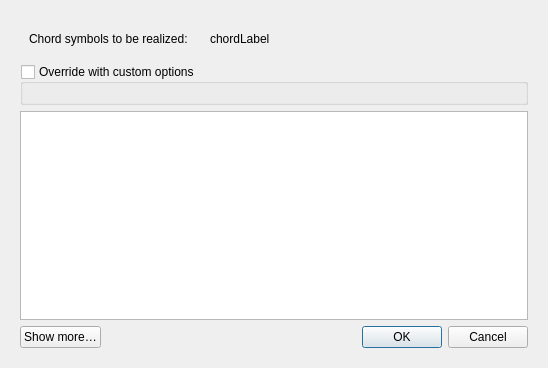
<?xml version="1.0" encoding="UTF-8"?>
<ui version="4.0">
 <class>RealizeHarmonyDialogBase</class>
 <widget class="QDialog" name="RealizeHarmonyDialogBase">
  <property name="geometry">
   <rect>
    <x>0</x>
    <y>0</y>
    <width>548</width>
    <height>368</height>
   </rect>
  </property>
  <property name="windowTitle">
   <string>Realize chord symbols</string>
  </property>
  <property name="toolTip">
   <string>Convert chord symbols into notes</string>
  </property>
  <layout class="QVBoxLayout" name="verticalLayout_3">
   <item>
    <widget class="QWidget" name="widget" native="true">
     <layout class="QVBoxLayout" name="verticalLayout_2">
      <item>
       <widget class="QWidget" name="widget_2" native="true">
        <property name="sizePolicy">
         <sizepolicy hsizetype="Preferred" vsizetype="Fixed">
          <horstretch>0</horstretch>
          <verstretch>0</verstretch>
         </sizepolicy>
        </property>
        <layout class="QHBoxLayout" name="horizontalLayout">
         <item>
          <widget class="QLabel" name="label">
           <property name="sizePolicy">
            <sizepolicy hsizetype="Fixed" vsizetype="Fixed">
             <horstretch>0</horstretch>
             <verstretch>0</verstretch>
            </sizepolicy>
           </property>
           <property name="text">
            <string>Chord symbols to be realized:</string>
           </property>
           <property name="alignment">
            <set>Qt::AlignLeading|Qt::AlignLeft|Qt::AlignTop</set>
           </property>
          </widget>
         </item>
         <item>
          <spacer name="horizontalSpacer_2">
           <property name="orientation">
            <enum>Qt::Horizontal</enum>
           </property>
           <property name="sizeType">
            <enum>QSizePolicy::Fixed</enum>
           </property>
           <property name="sizeHint" stdset="0">
            <size>
             <width>16</width>
             <height>20</height>
            </size>
           </property>
          </spacer>
         </item>
         <item>
          <widget class="QLabel" name="chordLabel">
           <property name="sizePolicy">
            <sizepolicy hsizetype="Preferred" vsizetype="Fixed">
             <horstretch>0</horstretch>
             <verstretch>0</verstretch>
            </sizepolicy>
           </property>
           <property name="text">
            <string notr="true">chordLabel</string>
           </property>
           <property name="alignment">
            <set>Qt::AlignLeading|Qt::AlignLeft|Qt::AlignTop</set>
           </property>
           <property name="wordWrap">
            <bool>true</bool>
           </property>
          </widget>
         </item>
        </layout>
       </widget>
      </item>
      <item>
       <widget class="QGroupBox" name="optionsBox">
        <property name="sizePolicy">
         <sizepolicy hsizetype="Preferred" vsizetype="Fixed">
          <horstretch>0</horstretch>
          <verstretch>0</verstretch>
         </sizepolicy>
        </property>
        <property name="title">
         <string>Override with custom options</string>
        </property>
        <property name="checkable">
         <bool>true</bool>
        </property>
        <property name="checked">
         <bool>false</bool>
        </property>
        <layout class="QVBoxLayout" name="verticalLayout">
         <item>
          <widget class="kn::notation::VoicingSelect" name="voicingSelect" native="true"/>
         </item>
        </layout>
       </widget>
      </item>
      <item>
       <spacer name="verticalSpacer">
        <property name="orientation">
         <enum>Qt::Vertical</enum>
        </property>
        <property name="sizeType">
         <enum>QSizePolicy::Expanding</enum>
        </property>
        <property name="sizeHint" stdset="0">
         <size>
          <width>20</width>
          <height>0</height>
         </size>
        </property>
       </spacer>
      </item>
      <item>
       <widget class="QTableWidget" name="chordTable">
        <property name="sizePolicy">
         <sizepolicy hsizetype="Expanding" vsizetype="Expanding">
          <horstretch>0</horstretch>
          <verstretch>1</verstretch>
         </sizepolicy>
        </property>
        <property name="horizontalScrollBarPolicy">
         <enum>Qt::ScrollBarAlwaysOff</enum>
        </property>
        <property name="sizeAdjustPolicy">
         <enum>QAbstractScrollArea::AdjustIgnored</enum>
        </property>
        <property name="selectionBehavior">
         <enum>QAbstractItemView::SelectRows</enum>
        </property>
        <attribute name="horizontalHeaderStretchLastSection">
         <bool>true</bool>
        </attribute>
       </widget>
      </item>
      <item>
       <widget class="QWidget" name="buttonBar" native="true">
        <property name="sizePolicy">
         <sizepolicy hsizetype="Preferred" vsizetype="Fixed">
          <horstretch>0</horstretch>
          <verstretch>0</verstretch>
         </sizepolicy>
        </property>
        <layout class="QHBoxLayout" name="horizontalLayout_2">
         <property name="leftMargin">
          <number>0</number>
         </property>
         <property name="topMargin">
          <number>0</number>
         </property>
         <property name="rightMargin">
          <number>0</number>
         </property>
         <property name="bottomMargin">
          <number>0</number>
         </property>
         <item>
          <widget class="QPushButton" name="showButton">
           <property name="text">
            <string>Show more…</string>
           </property>
          </widget>
         </item>
         <item>
          <spacer name="horizontalSpacer">
           <property name="orientation">
            <enum>Qt::Horizontal</enum>
           </property>
           <property name="sizeHint" stdset="0">
            <size>
             <width>40</width>
             <height>20</height>
            </size>
           </property>
          </spacer>
         </item>
         <item>
          <widget class="QDialogButtonBox" name="buttonBox">
           <property name="sizePolicy">
            <sizepolicy hsizetype="Fixed" vsizetype="Fixed">
             <horstretch>0</horstretch>
             <verstretch>0</verstretch>
            </sizepolicy>
           </property>
           <property name="orientation">
            <enum>Qt::Horizontal</enum>
           </property>
           <property name="standardButtons">
            <set>QDialogButtonBox::Cancel|QDialogButtonBox::Ok</set>
           </property>
           <property name="centerButtons">
            <bool>false</bool>
           </property>
          </widget>
         </item>
        </layout>
       </widget>
      </item>
     </layout>
    </widget>
   </item>
  </layout>
 </widget>
 <customwidgets>
  <customwidget>
   <class>kn::notation::VoicingSelect</class>
   <extends>QWidget</extends>
   <header>notationscene/widgets/voicingSelect.h</header>
   <container>1</container>
  </customwidget>
 </customwidgets>
 <resources/>
 <connections>
  <connection>
   <sender>buttonBox</sender>
   <signal>accepted()</signal>
   <receiver>RealizeHarmonyDialogBase</receiver>
   <slot>accept()</slot>
   <hints>
    <hint type="sourcelabel">
     <x>386</x>
     <y>419</y>
    </hint>
    <hint type="destinationlabel">
     <x>157</x>
     <y>274</y>
    </hint>
   </hints>
  </connection>
  <connection>
   <sender>buttonBox</sender>
   <signal>rejected()</signal>
   <receiver>RealizeHarmonyDialogBase</receiver>
   <slot>reject()</slot>
   <hints>
    <hint type="sourcelabel">
     <x>450</x>
     <y>419</y>
    </hint>
    <hint type="destinationlabel">
     <x>286</x>
     <y>274</y>
    </hint>
   </hints>
  </connection>
 </connections>
</ui>
